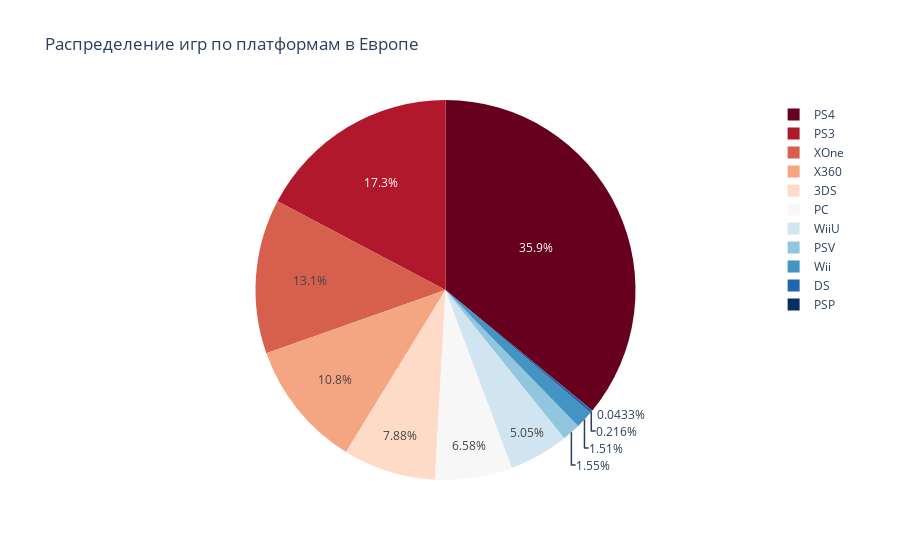

Notebook code cell kept with this figure:
### Markdown cell above
### Портрет пользователя в Европе:

### Code cell
fig = px.pie(df, values='eu_sales', names='platform', color_discrete_sequence=px.colors.sequential.RdBu,
             title='Распределение игр по платформам в Европе')
fig.show()

### Figure 1 — Plotly figure (JSON) as saved in the notebook; plotly's stock layout.template omitted (floating-point values rounded to 4 significant figures; data arrays with more than 128 entries replaced by an {"elided": "..."} marker saying what was removed)
{"data": [{"domain": {"x": [0, 1], "y": [0, 1]}, "hovertemplate": "platform=%{label}<br>eu_sales=%{value}<extra></extra>", "labels": {"elided": "2237 str values"}, "legendgroup": "", "name": "", "showlegend": true, "type": "pie", "values": {"elided": "2237 float values"}}], "layout": {"legend": {"tracegroupgap": 0}, "piecolorway": ["rgb(103,0,31)", "rgb(178,24,43)", "rgb(214,96,77)", "rgb(244,165,130)", "rgb(253,219,199)", "rgb(247,247,247)", "rgb(209,229,240)", "rgb(146,197,222)", "rgb(67,147,195)", "rgb(33,102,172)", "rgb(5,48,97)"], "title": {"text": "Распределение игр по платформам в Европе"}}}
